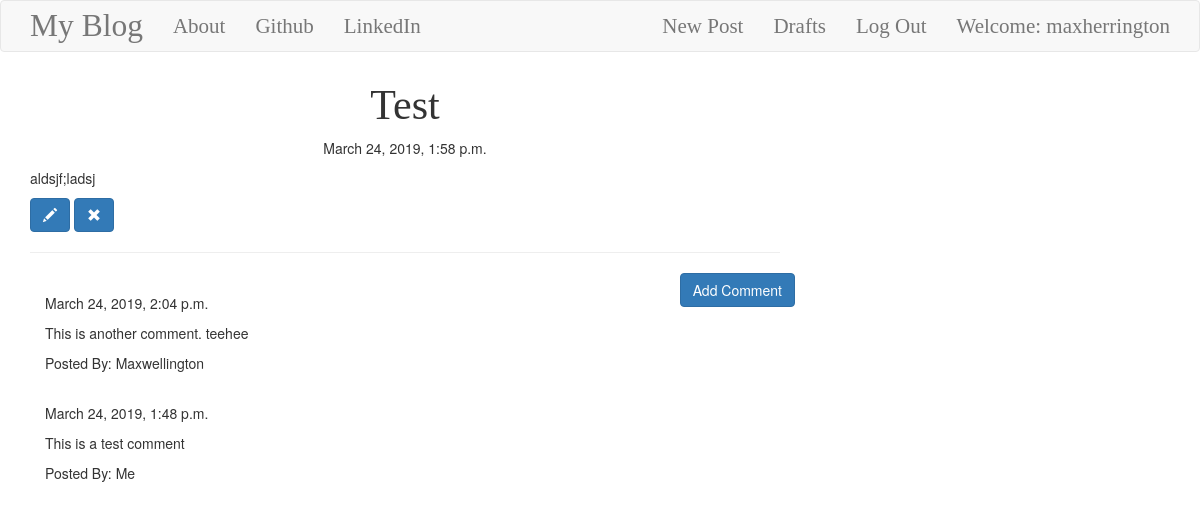
The app's page /post/1 (signed in) with its own data.
### blog/models.py (models this page shows, shortened)
class Post(models.Model):
    author = models.ForeignKey('auth.User', on_delete=models.CASCADE)
    title = models.CharField(max_length=200)
    text = models.TextField()
    created_date = models.DateTimeField(default=timezone.now)
    published_date = models.DateTimeField(blank=True,null=True)

class Comment(models.Model):
    post = models.ForeignKey('blog.Post',related_name='comments', on_delete=models.CASCADE)
    author = models.CharField(max_length=200)
    text = models.TextField()
    created_date = models.DateTimeField(default=timezone.now)
    approved_comment = models.BooleanField(default=False)
    class Meta:
        ordering = ['-created_date']

### blog/views.py (the view)
# urls.py: re_path(r'^post/(?P<pk>\d+)$', views.PostDetailView.as_view(),name='post_detail'),
class PostDetailView(DetailView):
    model = Post

### blog/templates/blog/post_detail.html (shortened to what this page needs)
{% extends 'blog/base.html' %}
{% block content %}
<h1 class="posttitle loader">{{ post.title}}</h1>
{% if post.published_date %}
    <div class="date postdate">
        {{ post.published_date }}
    </div>
{% else %}
    <a class="btn btn-default" href="{% url 'post_publish' pk=post.pk %}">Publish</a>
{% endif %}
<p class="postcontent">{{ post.text|safe|linebreaksbr}}</p>
{% if user.is_authenticated %}
    <a class="btn btn-primary" href="{% url 'post_edit' pk=post.pk %}">
        <span class="glyphicon glyphicon-pencil"></span>
    </a>
    <a class="btn btn-primary" href="{% url 'post_remove' pk=post.pk %}">
        <span class="glyphicon glyphicon-remove"></span>
    </a>
{% endif %}
<hr>
<a class="btn btn-primary btn-comment" ref="{% url 'add_comment_to_post' pk=post.pk %}">Add Comment</a>
<div class="container">
    {% for comment in post.comments.all %}
    <br>
        {% if user.is_authenticated or comment.approved_comment %}
        {{comment.created_date}}
                <p>{{comment.text|safe|linebreaks}}</p>
                <p>Posted By: {{comment.author}}</p>
        {% endif %}
        {% empty %}
        <p>No Comments</p>
    {% endfor %}
</div>
{% endblock %}

### blog/templates/blog/base.html (shortened to what this page needs)
<!DOCTYPE html>
{% load staticfiles %}
<html lang="en">
<head>
    <link rel="stylesheet" href="https://maxcdn.bootstrapcdn.com/bootstrap/3.3.7/css/bootstrap.min.css"
>
    <link rel="stylesheet" href="//cdn.jsdelivr.net/npm/medium-editor@latest/dist/css/medium-editor.min.css"
        type="text/css" media="screen" charset="utf-8">
    <link rel="stylesheet" href="{% static 'css/blog.css' %}">
</head>
<body class="loader">
    <nav class="navbar navbar-default techfont custom-navbar">
        <div class="container">
            <ul class="nav navbar-nav">
                <li><a class="navbar-brand bigbrand" href="{% url 'post_list' %}">My Blog</a></li>
                <li><a class="" href="{% url 'about' %}">About</a></li>
                <li><a href="https://www.github.com">Github</a></li>
                <li><a href="https://www.linkedin.com">LinkedIn</a></li>
            </ul>
            <ul class="nav navbar-nav navbar-right">
                {% if user.is_authenticated %}
                <li><a href="{% url 'post_new' %}">New Post</a></li>
                <li><a href="{% url 'post_draft_list' %}">Drafts</a></li>
                <li><a href="{% url 'logout' %}">Log Out</a></li>
                <li><a>Welcome: {{ user.username }}</a></li>
                {% else %}
                <li><a class="nav navbar-right" href="{% url 'login' %}"><span class="glyphicon glyphicon-user"></span></a></li>
                {% endif %}
            </ul>
        </div>
    </nav>
    <div class="content container">
        <div class="row">
            <div class="col-md-8">
                <div class="blog_posts">
                    {% block content %}
                    {% endblock %}
                </div>
            </div>
        </div>
    </div>
    </body>
</html>

### blog/static/css/blog.css (style rules this page uses)
.techfont { font-family: 'BioRyhme Expanded', serif; font-size: 1.5em; margin-bottom: 10px; }
.bigbrand { font-size: 1.5em; }
.postdate { text-align: center; }
.posttitle { font-family: 'BioRyhme Expanded', serif; font-size: 3em; text-align: center; }
.postcontent { font-family: 'Shadows Into Light',cursive; font-size: 1.5em; }
.btn-comment { position: absolute; right: 0px; }
.loader { filter:hue-rotate(0deg); color:linear-gradient(45deg,#0f8,#08f); animation:hue 10000ms infinite linear; }

### records on screen
Post: title "Test", published_date "March 24, 2019, 1:58 p.m.", text "aldsjf;ladsj"
Comment: created_date "March 24, 2019, 2:04 p.m.", text "This is another comment. teehee", author "Maxwellington"
Comment: created_date "March 24, 2019, 1:48 p.m.", text "This is a test comment", author "Me"

### other values on screen
{{ user.username }} "maxherrington"
